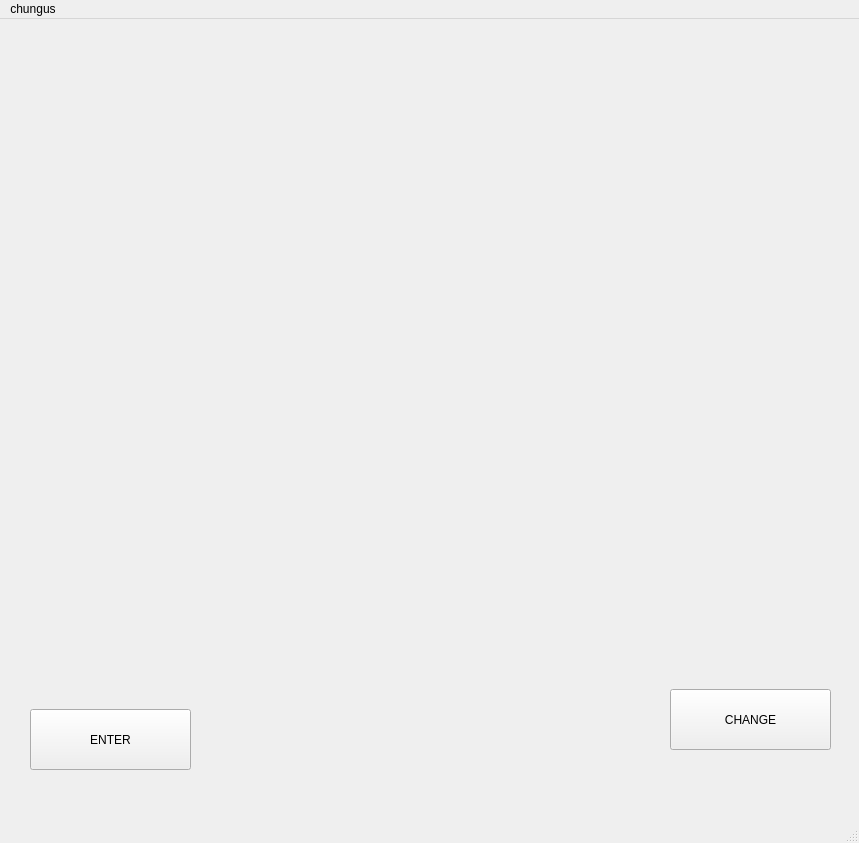
<?xml version="1.0" encoding="UTF-8"?>
<ui version="4.0">
 <class>MainWindow</class>
 <widget class="QMainWindow" name="MainWindow">
  <property name="geometry">
   <rect>
    <x>0</x>
    <y>0</y>
    <width>859</width>
    <height>843</height>
   </rect>
  </property>
  <property name="windowTitle">
   <string>MainWindow</string>
  </property>
  <widget class="QWidget" name="centralwidget">
   <widget class="QPushButton" name="pushButton">
    <property name="geometry">
     <rect>
      <x>30</x>
      <y>690</y>
      <width>161</width>
      <height>61</height>
     </rect>
    </property>
    <property name="text">
     <string>ENTER</string>
    </property>
   </widget>
   <widget class="QPushButton" name="pushButton_2">
    <property name="geometry">
     <rect>
      <x>670</x>
      <y>670</y>
      <width>161</width>
      <height>61</height>
     </rect>
    </property>
    <property name="text">
     <string>CHANGE</string>
    </property>
   </widget>
   <widget class="QFrame" name="horizontalFrame">
    <property name="geometry">
     <rect>
      <x>20</x>
      <y>0</y>
      <width>811</width>
      <height>621</height>
     </rect>
    </property>
    <layout class="QHBoxLayout" name="horizontalLayout"/>
   </widget>
  </widget>
  <widget class="QMenuBar" name="menubar">
   <property name="geometry">
    <rect>
     <x>0</x>
     <y>0</y>
     <width>859</width>
     <height>21</height>
    </rect>
   </property>
   <widget class="QMenu" name="menuchungus">
    <property name="title">
     <string>chungus</string>
    </property>
   </widget>
   <addaction name="menuchungus"/>
  </widget>
  <widget class="QStatusBar" name="statusbar"/>
 </widget>
 <resources/>
 <connections/>
</ui>
